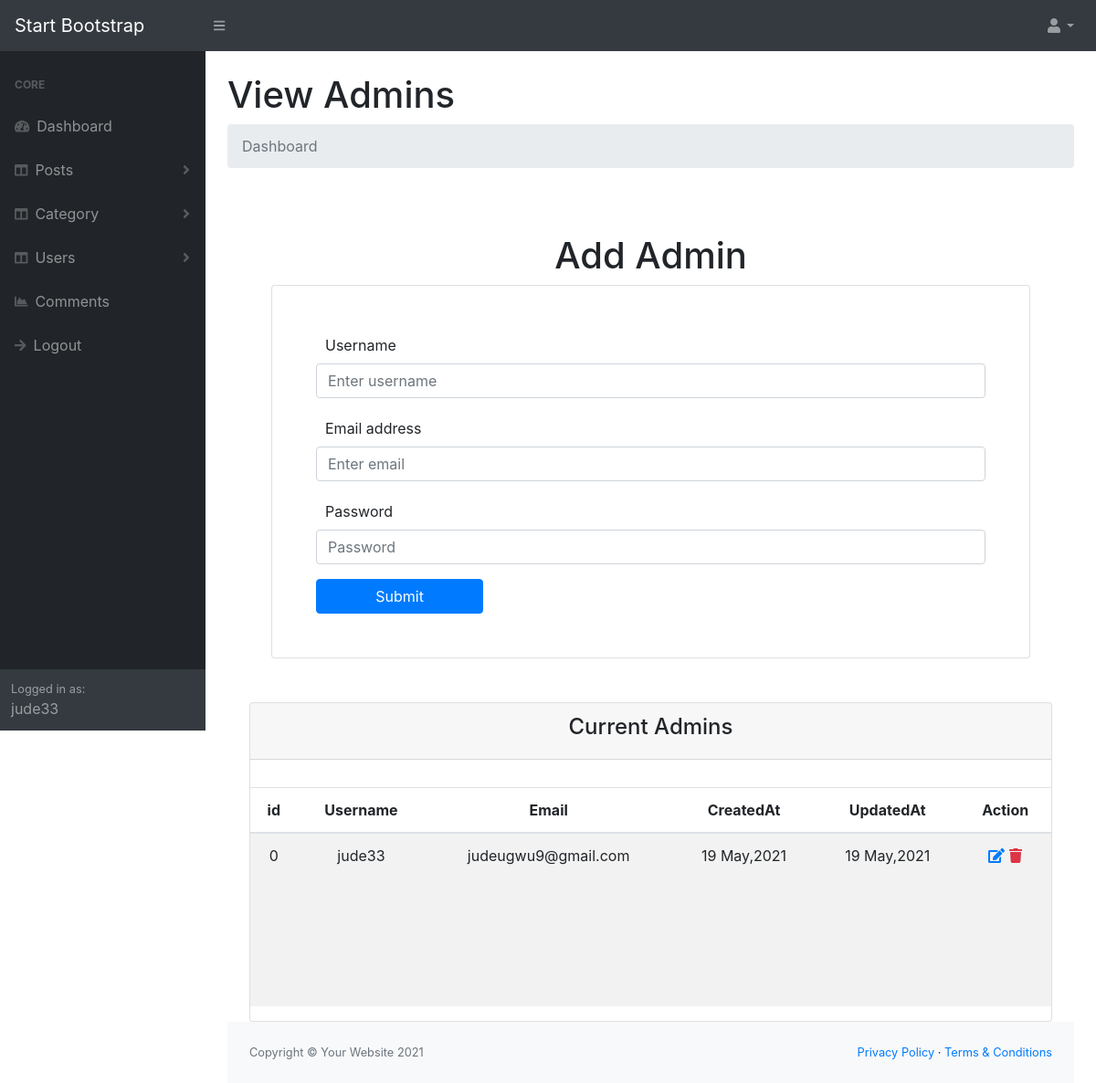
Page /admin/admin.php (signed in) on the committed database.
### tables this page shows
CREATE TABLE `users` (
  `id` int(11) NOT NULL,
  `username` varchar(100) DEFAULT NULL,
  `email` varchar(100) DEFAULT NULL,
  `password` varchar(150) DEFAULT NULL,
  `role` int(11) NOT NULL DEFAULT 0,
  `created_at` timestamp NOT NULL DEFAULT current_timestamp(),
  `updated_at` timestamp NOT NULL DEFAULT current_timestamp()
);

### functions/Admin.php (called while the page is built, shortened)
<?php
class Admin
{
    private static $Db = null;
    private static $tableName = "users";
    private static $role = 1;
    private static $super_role = 2;
    public static function setDb($dbInstance)
    {
        self::$Db = $dbInstance;
    }
    public static function getAllAdmins(){
      $sql = "SELECT * FROM ".self::$tableName." WHERE `role` IN(".self::$role.",".self::$super_role.")";
      $result = self::$Db->query($sql);
      if($result->num_rows > 0){
        $rows = [];
        while($data = $result->fetch_assoc()){
          $rows[] = (object) $data;
        }
        return $rows;
      }else{
        return array();
      }
    }
}

### admin/admin.php (the view, shortened to what this page needs)
<?php
 require_once "../functions/Admin.php";
 $Admins = Admin::getAllAdmins();
?>
<!DOCTYPE html>
<html lang="en">
    <head>
        <?php require_once "includes/admin-css.php"; ?>
    </head>
    <body class="sb-nav-fixed">
        <?php require_once "includes/top-nav.php"; ?>
        <div id="layoutSidenav">
            <div id="layoutSidenav_nav">
                <?php require_once "includes/sidenav.php"; ?>
            </div>
            <div id="layoutSidenav_content">
                <main>
                    <div class="container-fluid">
                        <h1 class="mt-4">View Admins</h1>
                        <ol class="breadcrumb mb-4">
                            <li class="breadcrumb-item active">Dashboard</li>
                        </ol>
                        <div class="col-md-12 p-5">
                            <h1 class="text-center">Add Admin</h1>
                            <form class="p-5 card" method="POST">
                                <div class="form-group">
                                    <label for="username">Username</label>
                                    <input name="username" type="text" class="form-control" id="username"
                                        aria-describedby="emailHelp" placeholder="Enter username" value="<?php if(!empty($_POST['username'])){ echo $_POST['username'];}?>">
                                </div>
                                <div class="form-group">
                                    <label for="email">Email address</label>
                                    <input name="email" type="email" class="form-control" id="email"
                                        aria-describedby="emailHelp" placeholder="Enter email" value="<?php if(!empty($_POST['email'])){ echo $_POST['email'];}?>">
                                </div>
                                <div class="form-group">
                                    <label for="password">Password</label>
                                    <input type="password" name="password" class="form-control" id="password"
                                        placeholder="Password">
                                </div>
                                <button value="register" name="registerAdmin" type="submit" class="btn w-25 btn-primary">Submit</button>
                            </form>
                        </div>
                    </div>
                    <main>
                        <div class="container-fluid">
                            <section id="users">
                                <div class="container">
                                    <div class="row">
                                        <div class="col">
                                            <div class="card">
                                                <div class="card-header text-center">
                                                    <h4>Current Admins</h4>
                                                </div>
                                                <table class="table table-striped">
                                                    <thead class="background-dark">
                                                        <tr>
                                                            <th>id</th>
                                                            <th>Username</th>
                                                            <th>Email</th>
                                                            <th>CreatedAt</th>
                                                            <th>UpdatedAt</th>
                                                            <th>Action</th>
                                                        </tr>
                                                    </thead>
                                                    <tbody id="userTable">
                                                       <?php foreach ($Admins as $key => $value) {   ?>
                                                        <tr id="row<?=$value->id?>">
                                                            <td><?=$key?></td>
                                                            <td><?=$value->username?></td>
                                                            <td><?=$value->email?></td>
                                                            <td><?=date("d M,Y",strtotime($value->created_at))?></td>
                                                            <td><?=date("d M,Y",strtotime($value->updated_at))?></td>
                                                            <td>
                                                                <div>
                                                                    <a title="edit record" href="edit-admin.php?id=<?=$value->id?>" type="button"
                                                                        class="">
                                                                        <i class="fas fa-edit"></i>
                                                                    </a>
                                                                    <a data-role="<?=$value->role?>" data-name="Admin"  data-id="<?=$value->id?>" title="delete record" href="<?=APP_PATH?>functions/api-request.php"
                                                                        class="text-danger delete_data">
                                                                        <i class="fas fa-trash"></i>
                                                                    </a>
                                                                </div>
                                                            </td>
                                                        </tr>
                                                        <?php   } ?>
                                                    </tbody>
                                                </table>
                                            </div>
                                        </div>
                                    </div>
                                </div>
                            </section>
                            <?php require_once "includes/footer.php"; ?>
                        </div>
                    </main>
                    <?php require_once "includes/footer.php"; ?>
            </div>
        </div>
    </body>
</html>

### rows in the picture
users: key "0", username "jude33", email "judeugwu9@gmail.com", created_at "19 May,2021", updated_at "19 May,2021"

### other values in the picture
$_SESSION['admin_username'] "jude33"
